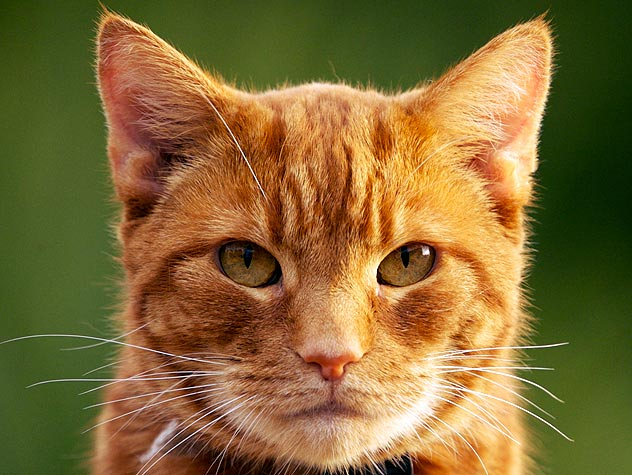
#> input picture filters/cat.jpg, 632 x 475 px
$ python mim.py
#> lines starting #> are read from the running program, lines starting #| are printed output that depends on the picture
import sys

sys.path.append('/usr/local/lib/python2.7/site-packages')

import cv2
import numpy as np

def nothing(x):
    pass

# Create a black image, a window
img = np.zeros((300, 500, 3), np.uint8)
imgCat = cv2.imread('cat.jpg', 3)
#> imgCat is the input picture: shape (475, 632, 3); mean B, G, R 54.8, 106.6, 131.3
imgCat = cv2.resize(imgCat, (500, 300))
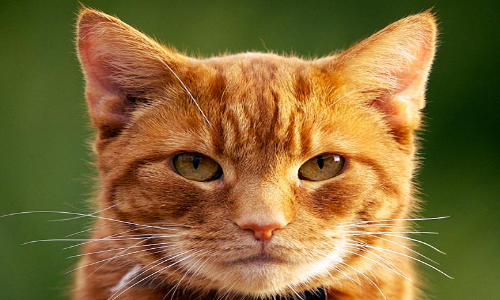
#> imgCat: shape (300, 500, 3); mean B, G, R 54.7, 106.5, 131.2

cv2.namedWindow('image')

imgCat[:,:,0] = 0
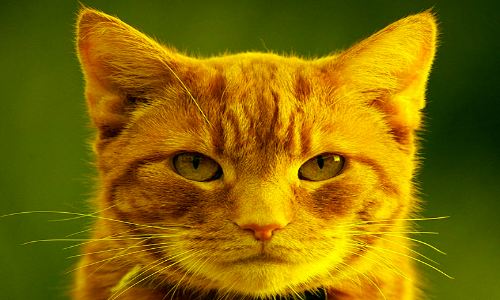
#> imgCat: shape (300, 500, 3); mean B, G, R 0, 106.5, 131.2
imgCat[:,:,1] = 0
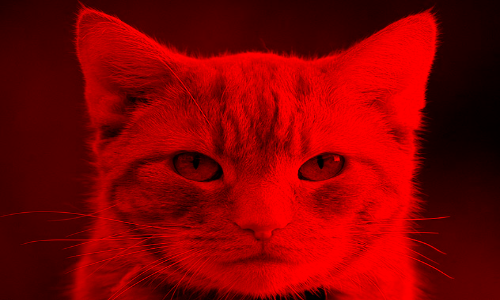
#> imgCat: shape (300, 500, 3); mean B, G, R 0, 0, 131.2
ra = imgCat

imgCat = cv2.imread('cat.jpg', 3)
imgCat = cv2.resize(imgCat, (500, 300))

imgCat[:,:,0] = 0
imgCat[:,:,2] = 0
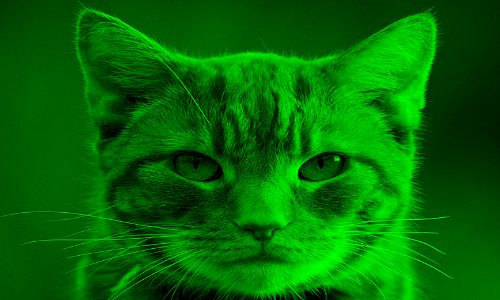
#> imgCat: shape (300, 500, 3); mean B, G, R 0, 106.5, 0
ga = imgCat

imgCat = cv2.imread('cat.jpg', 3)
imgCat = cv2.resize(imgCat, (500, 300))

imgCat[:,:,1] = 0
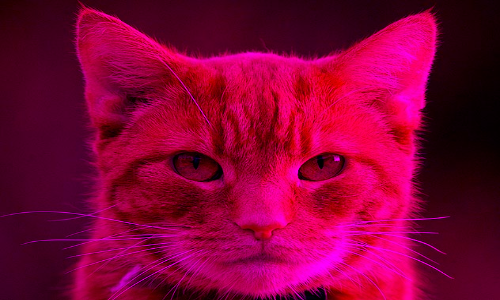
#> imgCat: shape (300, 500, 3); mean B, G, R 54.7, 0, 131.2
imgCat[:,:,2] = 0
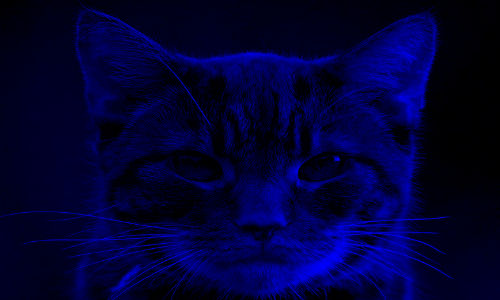
#> imgCat: shape (300, 500, 3); mean B, G, R 54.7, 0, 0
ba = imgCat


# create trackbars for color change
cv2.createTrackbar('R','image',0,255,nothing)
cv2.createTrackbar('G','image',0,255,nothing)
cv2.createTrackbar('B','image',0,255,nothing)

cv2.imshow('image',img)
r,g,b = (0,)*3

while(1):
    k = cv2.waitKey(1) & 0xFF
#> (key Esc is pressed here)
    if k == 27:
        break

    # get current positions of four trackbars
    r0 = cv2.getTrackbarPos('R','image')
    g0 = cv2.getTrackbarPos('G','image')
    b0 = cv2.getTrackbarPos('B','image')

    if r != r0 or g != g0 or b != b0 :
        r = r0
        g = g0
        b = b0

        _ra = (ra * (r / 255.)).astype('uint8')
        _ga = (ga * (g / 255.)).astype('uint8')
        _ba = (ba * (b / 255.)).astype('uint8')

        img = _ra + _ga + _ba
        cv2.imshow('image', img)


cv2.destroyAllWindows()
